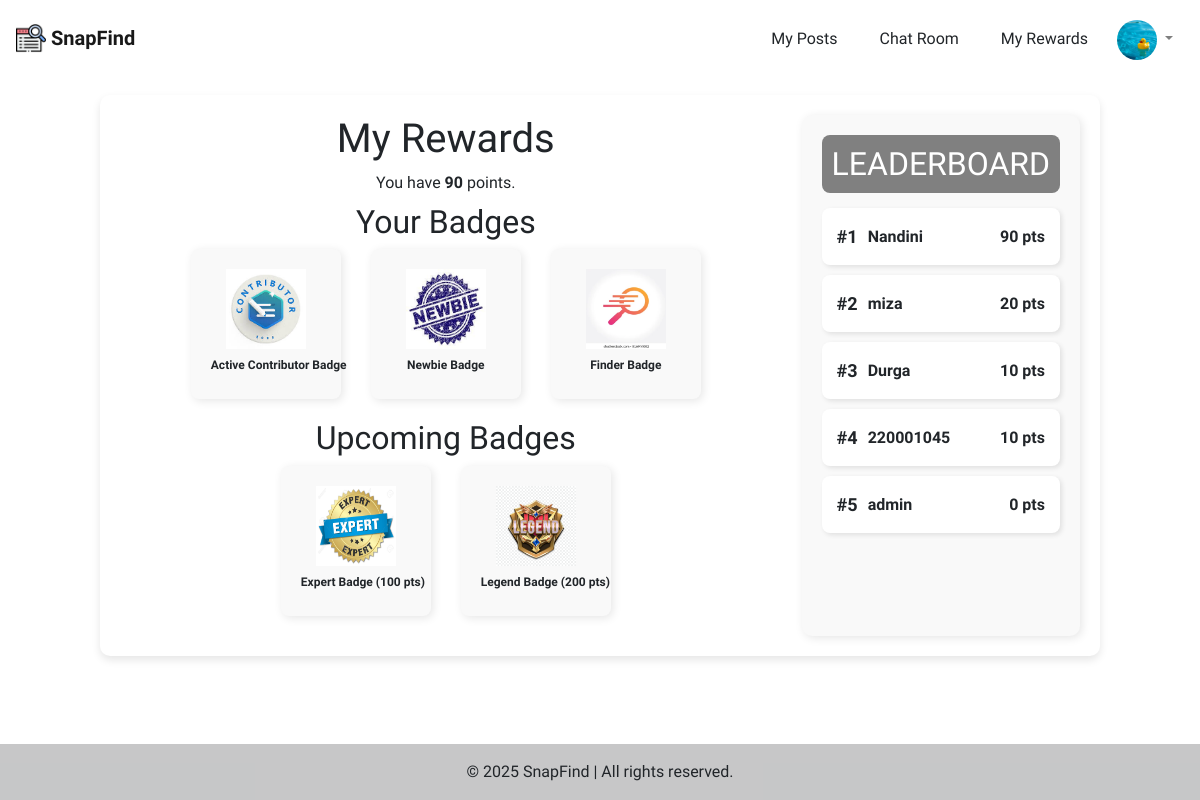
Before: /accounts/rewards/ (signed in) with the older database file.
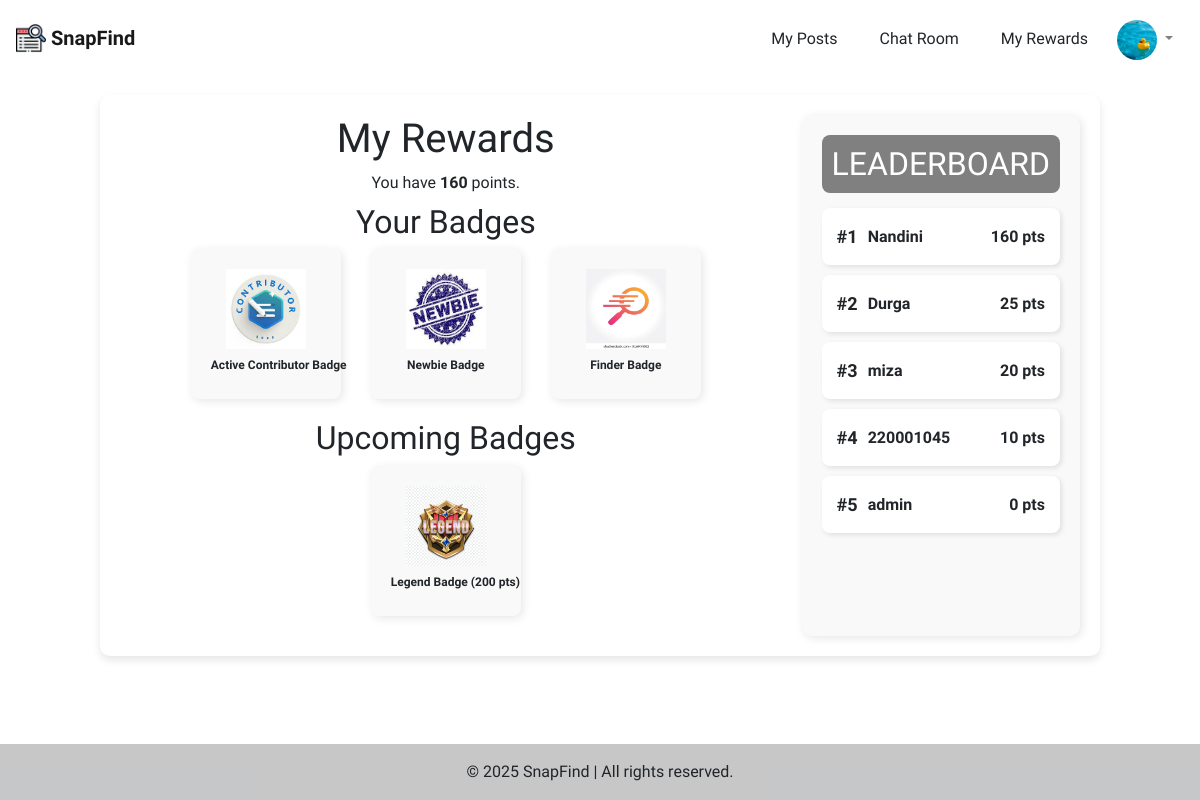
After: the same page with the newer database file.
### accounts/models.py (models this page shows, shortened)
class Reward(models.Model):
    user = models.ForeignKey(User, on_delete=models.CASCADE)
    points = models.IntegerField(default=0)
    badges = models.ManyToManyField(Badge, blank=True)
    created_at = models.DateTimeField(auto_now_add=True)
    def __str__(self):
        return f"{self.user.username} - {self.points} points"

class Badge(models.Model):
    name = models.CharField(max_length=255)
    points_required = models.IntegerField()
    image = models.ImageField(upload_to='badges/')

### accounts/views.py (the view)
# urls.py: path('rewards/', rewards_view, name='rewards'),
@login_required
def rewards_view(request):
    reward, created = Reward.objects.get_or_create(user=request.user)
    upcoming_badges = Badge.objects.filter(points_required__gt=reward.points).order_by('points_required')[:4]
    top_users = Reward.objects.select_related('user').order_by('-points')[:5]
    print("hiiiiiiiiiii", top_users)
    context = {
        'rewards': reward,
        'upcoming_badges': upcoming_badges,
        'top_users': top_users,
    }
    return render(request, 'rewards.html', context)

### accounts/templates/rewards.html (shortened to what this page needs)
{% extends 'base_layout.html' %}
{% block content %}
<div class="rewards-container">
    <div class="rewards-layout">
        <div class="main-section">
            <h1>My Rewards</h1>
            <p>You have <strong>{{ rewards.points }}</strong> points.</p>
            <h2>Your Badges</h2>
            <div class="badges">
                {% for badge in rewards.badges.all %}
                    <div class="badge">
                        <img src="{{ badge.image.url }}" alt="{{ badge.name }}">
                        <p><strong>{{ badge.name }}</strong></p>
                    </div>
                {% empty %}
                    <p>No badges earned yet!</p>
                {% endfor %}
            </div>
            <h2>Upcoming Badges</h2>
            <div class="upcoming-badges">
                {% for badge in upcoming_badges %}
                    <div class="badge">
                        <img src="{{ badge.image.url }}" alt="{{ badge.name }}">
                        <p><strong>{{ badge.name }}</strong> ({{ badge.points_required }} pts)</p>
                    </div>
                {% empty %}
                    <p>No upcoming badges!</p>
                {% endfor %}
            </div>
        </div>
         <div class="leaderboard">
            <h2>Leaderboard</h2>
            <ol>
                {% for user in top_users %}
                    <li>
                        <span class="rank">#{{ forloop.counter }}</span>
                        <span class="username" style="font-weight: bold;">{{ user.user.username }}</span>
                        <span class="points">{{ user.points }} pts</span>
                    </li>
                {% empty %}
                    <li>No leaderboard data available.</li>
                {% endfor %}
            </ol>
        </div>
    </div>
</div>
{% endblock %}

Changed rows visible on the page:
no longer on this page (row unchanged): Badge: image (picture), name "Expert Badge", points_required "100", shown under "Upcoming Badges"
changed Reward "Nandini": points "90" → "160"
changed Reward "Durga": points "10" → "25"; moves up the list
